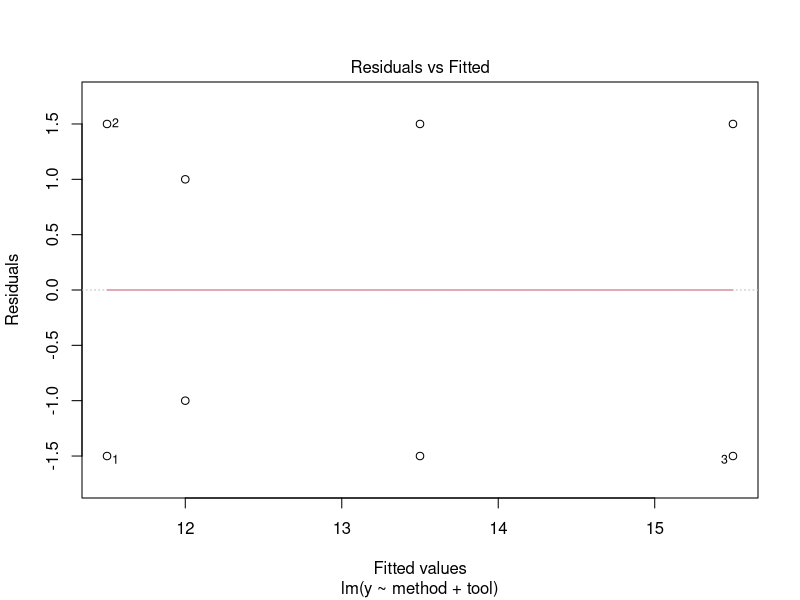
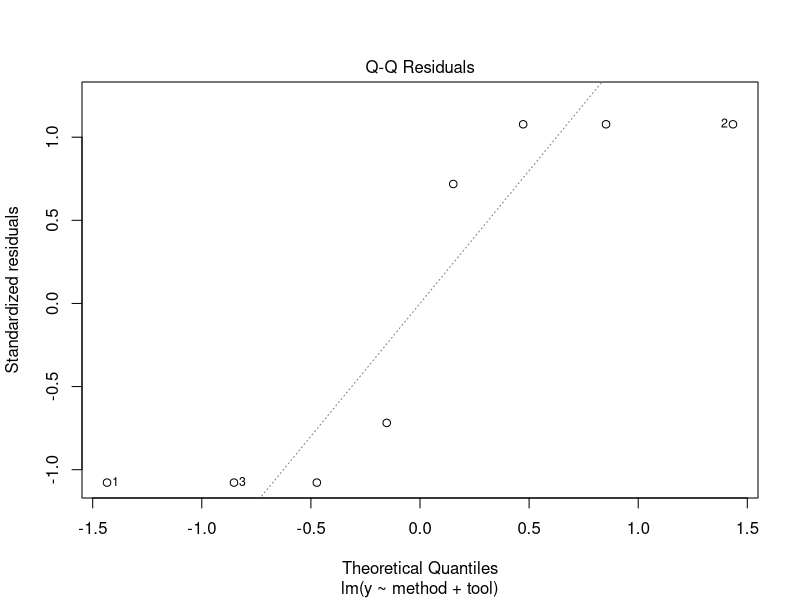
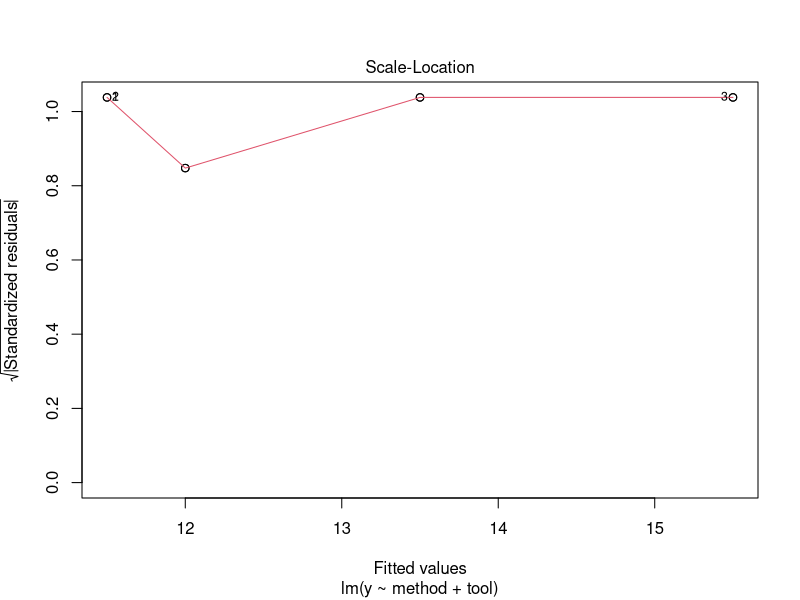
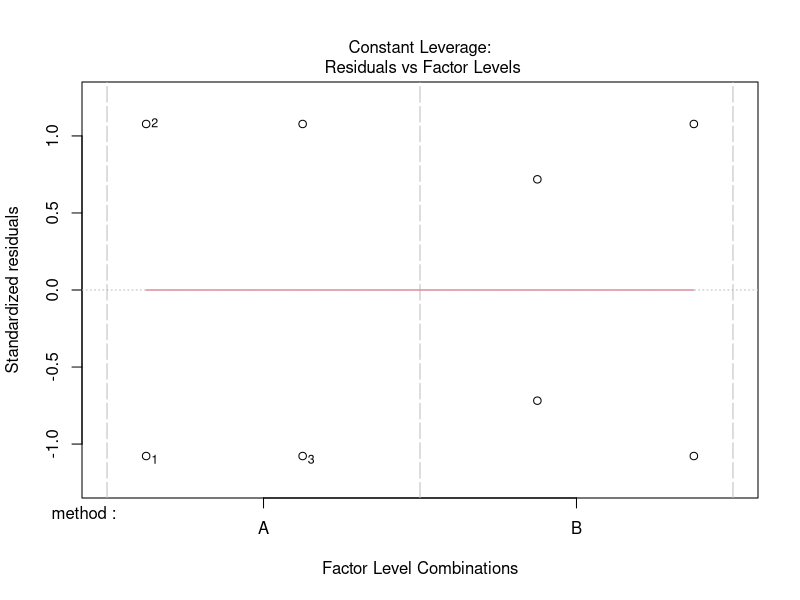

Write the R code that produced these figures, in order.
####################
#### CHAPTER 11 ####
####################

nested <- data.frame(method = rep(c("A", "B"), each = 4),
                     tool = rep(c("withA", "withoutA", "withB", "withoutB"), each = 2),
                     y = c(10, 13,
                           14, 17,
                           13, 11,
                           15, 12))

###################################################
## 11.2 IDENTIFICATION OF THE MATHEMATICAL MODEL ##
###################################################

model1 <- lm(y ~ method + tool, data = nested)

##################################
## 11.3 VALIDATION OF THE MODEL ##
##################################
plot(model1, which = 1)
plot(model1, which = 2)
plot(model1, which = 3)
plot(model1, which = 5)


#########################################################################################
## 11.4 CALCULATION OF THE VARIATION IN THE RESPONSE VARIABLE DUE TO FACTORS AND ERROR ##
#########################################################################################

anova(model1)

(sst <- sum(anova(model1)$"Sum Sq"))

# Method
anova(model1)$"Sum Sq"[1]/sst * 100

# Tool
anova(model1)$"Sum Sq"[2]/sst * 100

# Error
anova(model1)$"Sum Sq"[3]/sst * 100

#############################################################################
## 11.5 STATISTICAL SIGNIFICANCE OF THE VARIATION IN THE RESPONSE VARIABLE ##
#############################################################################

anova(model1)


